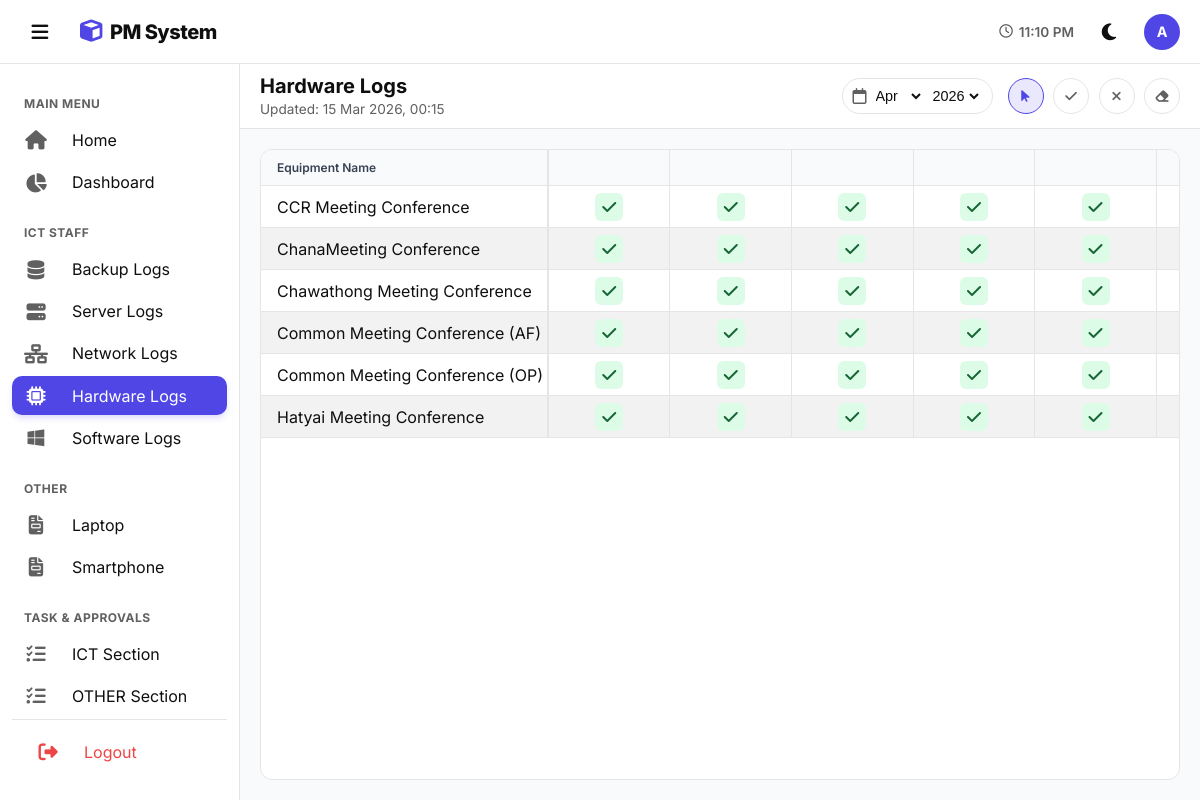
The page /Hardware_log/hardware.php?month=4&year=2026 (signed in) on the database its author committed.
### tables this page shows
CREATE TABLE `custom_pages` (
  `id` int(11) NOT NULL,
  `page_name` varchar(255) NOT NULL,
  `created_at` timestamp NOT NULL DEFAULT current_timestamp()
);

CREATE TABLE `hardware_logs` (
  `id` int(11) NOT NULL,
  `equipment_name` varchar(255) DEFAULT NULL,
  `month` int(11) DEFAULT NULL,
  `year` int(11) DEFAULT 2026,
  `task_1` tinyint(1) DEFAULT NULL COMMENT 'Clean dust (6M)',
  `task_2` tinyint(1) DEFAULT NULL COMMENT 'Check cables and connections (6M)',
  `task_3` tinyint(1) DEFAULT NULL COMMENT 'Check battery health and lifespan (6M)',
  `task_4` tinyint(1) DEFAULT NULL COMMENT 'Check for hardware issues and software updates (6M)',
  `task_5` tinyint(1) DEFAULT NULL COMMENT 'Run disk cleanup and defragmentation (Y)',
  `task_6` tinyint(1) DEFAULT NULL COMMENT 'Clear temporary files, optimize disk (Y)',
  `task_7` tinyint(1) DEFAULT NULL COMMENT 'Update network device firmware (Y)',
  `last_updated` datetime DEFAULT NULL ON UPDATE current_timestamp(),
  `sub_by` varchar(100) DEFAULT NULL,
  `sub_at` datetime DEFAULT NULL,
  `sub_note` longtext DEFAULT NULL,
  `app_by` varchar(100) DEFAULT NULL,
  `app_at` datetime DEFAULT NULL,
  `app_comment` longtext DEFAULT NULL
);

### Hardware_log/hardware.php (the view, shortened to what this page needs)
<?php
$current_page = 'hardware';
$path = '../';
include '../db.php';
$TABLE_NAME = 'hardware_logs';
$PAGE_TITLE  = 'Hardware Logs';
$task_headers = [];
$q_task = $conn->query("SELECT * FROM master_tasks WHERE system_type='hardware' ORDER BY CAST(SUBSTRING(column_name, 6) AS UNSIGNED) ASC");
if ($q_task && $q_task->num_rows > 0) {
    while ($task_row = $q_task->fetch_assoc()) {
        $task_headers[$task_row['column_name']] = [
            'label' => $task_row['task_label'] . "<br><small>(" . $task_row['frequency'] . ")</small>",
            'freq'  => $task_row['frequency']
        ];
    }
} else {
    $task_headers['task_1'] = ['label' => 'Task 1<br><small>(Default)</small>', 'freq' => 'M'];
}
$cur_m = isset($_GET['month']) ? (int)$_GET['month'] : (int)date('m');
$cur_y = isset($_GET['year'])  ? (int)$_GET['year']  : (int)date('Y');
$years = range(2026, 2030);
$month_names = [1=>"Jan",2=>"Feb",3=>"Mar",4=>"Apr",5=>"May",6=>"June",7=>"Jul",8=>"Aug",9=>"Sep",10=>"Oct",11=>"Nov",12=>"Dec"];
$result = $conn->query("SELECT * FROM $TABLE_NAME WHERE month=$cur_m AND year=$cur_y ORDER BY equipment_name ASC");
$table_data  = [];
if ($res = $result) {
    while ($r = $res->fetch_assoc()) {
        $table_data[] = $r;
    }
}
$q_time = $conn->query("SELECT MAX(last_updated) as latest FROM $TABLE_NAME WHERE month=$cur_m AND year=$cur_y");
$r_time = $q_time->fetch_assoc();
$global_last_update = $r_time['latest'] ? date('d M Y, H:i', strtotime($r_time['latest'])) : '-';
?>
<!DOCTYPE html>
<html lang="en">
<head>
    <link rel="stylesheet" href="https://cdnjs.cloudflare.com/ajax/libs/font-awesome/6.4.0/css/all.min.css">
    <link rel="stylesheet" href="../css/layout.css">
    <link rel="stylesheet" href="../Hardware_log/css/hardware.css">
    <link rel="stylesheet" href="../css/theme.css">
</head>
<body>
    <?php include '../components/header_nav.php'; ?>
    <main class="main">
        <div class="controls-bar">
            <div class="page-head"><h1><?=$PAGE_TITLE?></h1><small>Updated: <span id="lastUpd"><?=$global_last_update?></span></small></div>
            <div class="filters">
                <form method="GET" class="picker">
                    <i class="fa-regular fa-calendar" style="color:var(--text-sub)"></i>
                    <select name="month" onchange="this.form.submit()"><?php foreach($month_names as $n=>$mn) echo "<option value='$n' ".($n==$cur_m?'selected':'').">$mn</option>"; ?></select>
                    <select name="year"  onchange="this.form.submit()"><?php foreach($years as $yr) echo "<option value='$yr' ".($yr==$cur_y?'selected':'').">$yr</option>"; ?></select>
                </form>
                <div class="actions">
                    <button class="active-view" onclick="setTool('safe',this)"><i class="fa-solid fa-arrow-pointer"></i></button>
                    <button onclick="setTool(1,this)"><i class="fa-solid fa-check"></i></button>
                    <button onclick="setTool(0,this)"><i class="fa-solid fa-xmark"></i></button>
                    <button onclick="setTool(null,this)"><i class="fa-solid fa-eraser"></i></button>
                </div>
            </div>
        </div>
        <div class="table-wrap">
            <div class="table-card">
                <div class="scroll-area" id="scrollBox">
                    <table id="tbl">
                        <thead>
                            <tr>
                                <th class="sticky-col">Equipment Name</th>
                                <?php foreach($task_headers as $k => $t):
                                    $is_due = false;
                                ?>
                                    <th class="<?=$is_due?'th-due':''?>" ondblclick="fillCol('<?=$k?>')" style="cursor:pointer; min-width:120px;"><?=$t['label']?></th>
                                <?php endforeach; ?>
                            </tr>
                        </thead>
                        <tbody>
                            <?php if(!empty($table_data)): foreach($table_data as $log):
                                $name = $log['equipment_name'];
                            ?>
                            <tr>
                                <td class="sticky-col"><?=$name?></td>
                                <?php foreach($task_headers as $k => $v):
                                    $val  = isset($log[$k]) ? $log[$k] : null;
                                    $cls  = ($val==='1'||$val===1) ? 'st-ok'  : (($val==='0'||$val===0) ? 'st-fail' : 'st-null');
                                    $icon = ($val==='1'||$val===1) ? '<i class="fa-solid fa-check"></i>' : (($val==='0'||$val===0) ? '<i class="fa-solid fa-xmark"></i>' : '');
                                    $dval = ($val === null) ? 'null' : $val;
                                ?>
                                    <td class="c-wrap" data-sys="<?=$name?>" data-col="<?=$k?>" data-val="<?=$dval?>"><div class="cell-btn <?=$cls?>"><?=$icon?></div></td>
                                <?php endforeach; ?>
                            </tr>
                            <?php endforeach; else: ?>
                            <tr><td colspan="<?=count($task_headers)+2?>" style="text-align:center;padding:30px;color:var(--text-sub)">ไม่พบข้อมูล</td></tr>
                            <?php endif; ?>
                        </tbody>
                    </table>
                </div>
            </div>
        </div>
    </main>
</body>
</html>

### components/header_nav.php (shortened to what this page needs)
<?php
$p = isset($path) ? $path : '../';
$current_page = isset($current_page) ? $current_page : '';
?>
<header class="header">
    <div class="header-left">
        <button class="menu-btn" id="toggleBtn" onclick="toggleSidebar()">
            <i class="fa-solid fa-bars"></i>
        </button>
        <div class="logo">
            <i class="fa-solid fa-cube"></i> PM System
        </div>
    </div>
    <div class="header-right" style="display:flex;align-items:center;gap:15px">
        <span style="font-size:0.85rem; font-weight:600; color:var(--text-sub); display:flex; align-items:center; gap:6px;">
            <i class="fa-regular fa-clock"></i> <span id="clock">--:--</span>
        </span>
        <button class="menu-btn" id="themeBtn" onclick="toggleTheme()">
        </button>
        <div style="width:36px; height:36px; background:var(--primary); border-radius:50%; color:white; display:flex; align-items:center; justify-content:center; font-weight:700; font-size:0.9rem;">
            <?=strtoupper(substr($_SESSION['username'] ?? 'U', 0, 1))?>
        </div>
    </div>
</header>
<nav class="sidebar" id="sidebar">
    <div class="nav">
        <div class="nav-title">Main Menu</div>
        <a href="<?=$p?>index.php" class="nav-link <?=($current_page=='home')?'active':''?>">
            <i class="fa-solid fa-house"></i> <span>Home</span>
        </a>
        <a href="<?=$p?>dashboard.php" class="nav-link <?=($current_page=='dashboard')?'active':''?>">
            <i class="fa-solid fa-chart-pie"></i> <span>Dashboard</span>
        </a>
        <div class="nav-title">ICT STAFF</div>
        <a href="<?=$p?>Backup_log/backup.php" class="nav-link <?=($current_page=='backup')?'active':''?>">
            <i class="fa-solid fa-database"></i> <span>Backup Logs</span>
        </a>
        <a href="<?=$p?>Server_log/server.php" class="nav-link <?=($current_page=='server')?'active':''?>">
            <i class="fa-solid fa-server"></i> <span>Server Logs</span>
        </a>
        <a href="<?=$p?>Network_log/network.php" class="nav-link <?=($current_page=='network')?'active':''?>">
            <i class="fa-solid fa-network-wired"></i> <span>Network Logs</span>
        </a>
        <a href="<?=$p?>Hardware_log/hardware.php" class="nav-link <?=($current_page=='hardware')?'active':''?>">
            <i class="fa-solid fa-microchip"></i> <span>Hardware Logs</span>
        </a>
        <a href="<?=$p?>Software_log/software.php" class="nav-link <?=($current_page=='software')?'active':''?>">
            <i class="fa-brands fa-windows"></i> <span>Software Logs</span>
        </a>
        <div class="nav-title">OTHER</div>
        <?php
        $nav_pages = $conn->query("SELECT * FROM custom_pages ORDER BY id ASC");
        $is_on_custom_view = (basename($_SERVER['PHP_SELF']) == 'custom_page_view.php');
        while($np = $nav_pages->fetch_assoc()):
            $is_active = ($is_on_custom_view && isset($_GET['id']) && $_GET['id'] == $np['id']) ? 'active' : '';
        ?>
        <a href="<?=$p?>Custom_page/custom_page_view.php?id=<?=$np['id']?>" class="nav-link <?=$is_active?>">
            <i class="fa-solid fa-file-invoice"></i> <span><?=$np['page_name']?></span>
        </a>
        <?php endwhile; ?>
        <div class="nav-title">Task & Approvals</div>
        <a href="<?=$p?>Workflow/workflow_mgmt.php" class="nav-link <?=($current_page=='workflow')?'active':''?>">
            <i class="fa-solid fa-tasks"></i> <span>ICT Section</span>
        </a>
        <a href="<?=$p?>Workflow/workflow_other.php" class="nav-link <?=($current_page=='workflow')?'active':''?>">
            <i class="fa-solid fa-tasks"></i> <span>OTHER Section</span>
        </a>
        <div class="nav-bottom">
            <a href="<?=$p?>login/logout.php" class="nav-link logout-link">
                <i class="fa-solid fa-right-from-bracket"></i>
                <span>Logout</span>
            </a>
        </div>
    </div>
</nav>

### css/layout.css (style rules this page uses)
:root { --primary: #4f46e5; --primary-soft: #4f46e520; --bg-body: #f1f5f9; --bg-card: #ffffff; --bg-side: #ffffff; --text-main: #0f172a; --text-sub: #64748b; --border: #e2e8f0; --hover: #f8fafc; --sb-w: 240px; --sb-w-mini: 72px; --header-h: 64px; --th-bg: #f2f2f2; --th-text: #374151; --h-row-1: 38px; --h-row-2: 32px; --zebra-bg: #f2f2f2; }
body { font-family: 'Inter', 'Prompt', sans-serif; background: var(--bg-body); color: var(--text-main); margin: 0; display: flex; height: 100vh; overflow: hidden; transition: background 0.3s, color 0.3s; }
* { box-sizing: border-box; outline: none; }
.sidebar { width: var(--sb-w); background: var(--bg-side); display: flex; flex-direction: column; position: fixed; top: 0; bottom: 0; left: 0; z-index: 500; padding-top: var(--header-h); transition: width 0.3s cubic-bezier(0.4, 0, 0.2, 1); border-right: 1px solid var(--border); }
.nav { padding: 12px; overflow-y: auto; flex: 1; display: flex; flex-direction: column; }
.nav-link { display: flex; align-items: center; padding: 10px 12px; height: 40px; color: var(--text-main); text-decoration: none; border-radius: 10px; margin-bottom: 4px; white-space: nowrap; overflow: hidden; transition: 0.2s; }
.nav-link.active { background: var(--primary); color: white; box-shadow: 0 4px 6px -1px rgba(79, 70, 229, 0.2); }
.nav-link.active i { color: white; }
.nav-link i { min-width: 24px; margin-right: 24px; text-align: center; font-size: 1.2rem; color: var(--text-sub); transition: 0.2s; }
.nav-title { font-size: 0.75rem; font-weight: 700; color: var(--text-sub); margin: 20px 12px 10px; text-transform: uppercase; letter-spacing: 0.5px; }
.nav-bottom { margin-top: auto; padding: 12px; border-top: 1px solid var(--border); }
.logout-link { color: #ef4444 !important; }
.logout-link i { color: #ef4444 !important; }
.header { position: fixed; top: 0; left: 0; right: 0; height: var(--header-h); background: var(--bg-side); display: flex; align-items: center; justify-content: space-between; padding: 0 20px; border-bottom: 1px solid var(--border); z-index: 600; }
.header-left { display: flex; align-items: center; gap: 20px; }
.main { margin-top: var(--header-h); margin-left: var(--sb-w); flex: 1; display: flex; flex-direction: column; transition: margin-left 0.3s cubic-bezier(0.4, 0, 0.2, 1); height: calc(100vh - var(--header-h)); overflow: hidden; min-width: 0; }
.menu-btn { background: none; border: none; font-size: 1.2rem; padding: 8px; border-radius: 50%; cursor: pointer; color: var(--text-main); width: 40px; height: 40px; display: flex; align-items: center; justify-content: center; transition: 0.2s; }
.logo { display: flex; align-items: center; gap: 8px; font-weight: 800; font-size: 1.25rem; letter-spacing: -0.5px; color: var(--text-main); }
.logo i { color: var(--primary); font-size: 1.4rem; }
html { scrollbar-width: thin; scrollbar-color: #cbd5e1 var(--bg-body); }
tbody tr:nth-child(even) td { background-color: var(--zebra-bg) !important; }
tbody tr:nth-child(even) td.sticky-col { background-color: var(--zebra-bg) !important; background-image: none !important; }
tbody tr:nth-child(odd) td { background-color: var(--bg-card) !important; }
tbody tr:nth-child(odd) td.sticky-col { background-color: var(--bg-card) !important; }

### css/theme.css (style rules this page uses)
:root { --primary: #4f46e5; --primary-light: #e0e7ff; --primary-soft: #4f46e520; --bg-body: #f8fafc; --bg-card: #ffffff; --text-main: #0f0f0f; --text-sub: #606060; --border: #e5e5e5; --hover: #f1f5f9; --th-bg: #f8fafc; --th-text: #374151; --input-bg: #ffffff; --row-hover-bg: #c7d2fe; --row-hover-text: #1e1b4b; }
body { font-family: 'Inter', 'Prompt', sans-serif; background-color: var(--bg-body); color: var(--text-main); transition: background-color 0.2s ease, color 0.2s ease; }

### rows shown on the page
custom_pages: page_name "Laptop"
custom_pages: page_name "Smartphone"
hardware_logs: equipment_name "CCR Meeting Conference", task_1 1 (drawn), task_2 1 (drawn), task_3 1 (drawn), task_4 1 (drawn), task_5 1 (drawn)
hardware_logs: equipment_name "ChanaMeeting Conference", task_1 1 (drawn), task_2 1 (drawn), task_3 1 (drawn), task_4 1 (drawn), task_5 1 (drawn)
hardware_logs: equipment_name "Chawathong Meeting Conference", task_1 1 (drawn), task_2 1 (drawn), task_3 1 (drawn), task_4 1 (drawn), task_5 1 (drawn)
hardware_logs: equipment_name "Common Meeting Conference (AF)", task_1 1 (drawn), task_2 1 (drawn), task_3 1 (drawn), task_4 1 (drawn), task_5 1 (drawn)
hardware_logs: equipment_name "Common Meeting Conference (OP)", task_1 1 (drawn), task_2 1 (drawn), task_3 1 (drawn), task_4 1 (drawn), task_5 1 (drawn)
hardware_logs: equipment_name "Hatyai Meeting Conference", task_1 1 (drawn), task_2 1 (drawn), task_3 1 (drawn), task_4 1 (drawn), task_5 1 (drawn)

### other values the page prints
substr($_SESSION['username'] ?? 'U', 0, 1) "A"
$PAGE_TITLE "Hardware Logs"
$global_last_update "15 Mar 2026, 00:15"
form field month "Apr"
form field year "2026"
